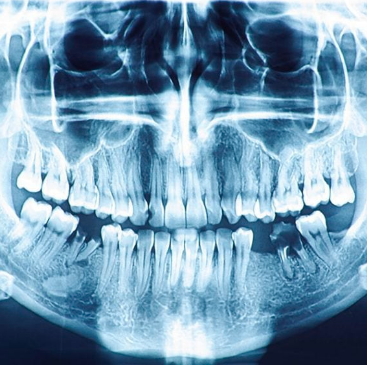
#> input picture lab9/zeby.png, 367 x 365 px
$ python lab9.py
#> lines starting #> are read from the running program, lines starting #| are printed output that depends on the picture; long printed decimals are rounded
from PIL import Image
import numpy as np
from PIL import ImageOps
from PIL import ImageStat as stat
import matplotlib.pyplot as plt


def statystyki(im):
    s = stat.Stat(im)
    print("extrema ", s.extrema)  # max i min
    print("count ", s.count)  # zlicza
    print("mean ", s.mean)  # srednia
    print("median ", s.median)  # mediana
    print("stddev ", s.stddev)  # odchylenie standardowe
    print("\n")


# zad 1
obraz = Image.open("zeby.png")
#> obraz is the input picture: PIL image 367x365 RGB; mean R, G, B 117.8, 156, 180.7
print(obraz.mode)
#| RGB
obraz1 = obraz.convert('L')
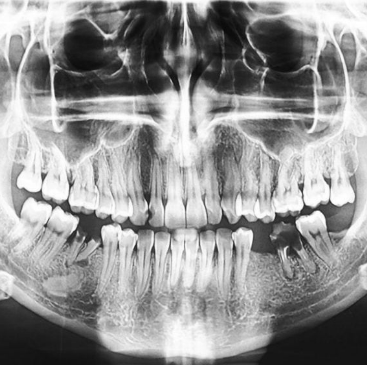
#> obraz1: PIL image 367x365 L; min 8, max 255, mean 147.4
print(obraz1.mode)
#| L


# zad 2
def histogram_norm(obraz):
    w, h = obraz.size
    N = w * h
    hist_norm = []
    histogram = obraz.histogram()
    for i in range(256):
        hist_norm.append(histogram[i] / N)
    return hist_norm


def histogram_cumul(histogram):
    hist_cumul = [histogram[0]]
    for i in range(1, 256):
        hist_cumul.append(hist_cumul[i - 1] + histogram[i])
    return hist_cumul


def histogram_equalization(im):
    hist = histogram_norm(im)
#> in histogram_norm, `histogram = obraz.histogram()`: histogram = 256 values, max 2003 at index 21, min 0 at index 0, mean 523.3
#> after the loop in histogram_norm, `for i in range(256):`: hist_norm = 256 values, max 0.015 at index 21, min 0 at index 0, mean 0.00391
    hist_cumulative = histogram_cumul(hist)
    im1 = im.point(lambda i: int(255 * hist_cumulative[i]))
    return im1


eq = histogram_equalization(obraz1)
#> in histogram_equalization, `hist = histogram_norm(im)`: hist has the same summary as hist_norm in histogram_norm
#> in histogram_cumul, `hist_cumul = [histogram[0]]`: hist_cumul = [0]
#> after the loop in histogram_cumul, `for i in range(1, 256):`: hist_cumul = 256 values from 0 to 1
#> in histogram_equalization, `im1 = im.point(lambda i: int(255 * hist_cumulative[i]))`:
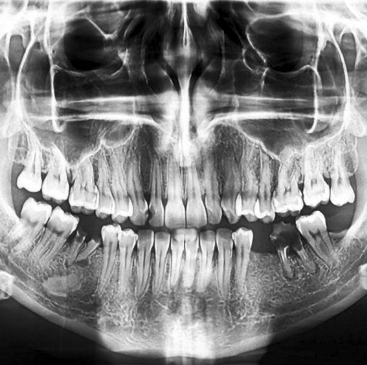
#> im1: PIL image 367x365 L; min 0, max 255, mean 127.6
eq.save("equalized.png")

histogram0 = obraz1.histogram()
#> histogram0 has the same summary as histogram in histogram_norm
histogram1 = histogram_norm(obraz1)
#> histogram1 has the same summary as hist_norm in histogram_norm
histogram2 = histogram_cumul(histogram1)
#> histogram2 = 256 values from 0 to 1
histogram3 = eq.histogram()
#> histogram3 = 256 values, max 2003 at index 7, min 0 at index 3, mean 523.3

plt.figure(figsize=(32, 16))
plt.subplot(2, 2, 1)
plt.title("histogram")
plt.bar(range(256), histogram0[:], color='b', alpha=0.8)
plt.axis('off')
plt.subplot(2, 2, 2)
plt.title("histogram znormalizowany")
plt.bar(range(256), histogram1[:], color='b', alpha=0.8)
plt.axis('off')
plt.subplot(2, 2, 3)
plt.title("histogram skumulowany")
plt.bar(range(256), histogram2[:], color='b', alpha=0.8)
plt.axis('off')
plt.subplot(2, 2, 4)
plt.title("histogram - po wyrównaniu")
plt.bar(range(256), histogram3[:], color='b', alpha=0.8)
plt.axis('off')
plt.subplots_adjust(wspace=0.05, hspace=0.05)
plt.tight_layout()
plt.savefig("fig1.png")
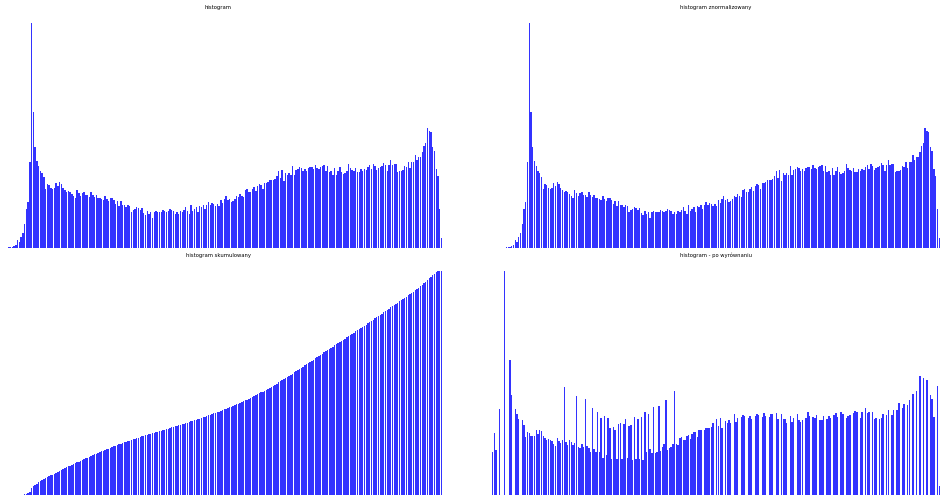
#> figure drawn by matplotlib, 4 panels
plt.show()

print("Statystyki obraz1:")
print(statystyki(obraz1))
#| extrema  [(8, 255)]
#| count  [133955]
#| mean  [147.370]
#| median  [162]
#| stddev  [73.087]
#| None
print("Statystyki obraz1 (po wyrównaniu):")
print(statystyki(eq))
#| extrema  [(0, 255)]
#| count  [133955]
#| mean  [127.582]
#| median  [128]
#| stddev  [73.707]
#| None

# zad 3
imEq = ImageOps.equalize(obraz1)
imEq.save("equalized1.png")

print("Statystyki obraz1 (wyrównanie, funkcja equalize):")
print(statystyki(imEq))
#| extrema  [(0, 255)]
#| count  [133955]
#| mean  [127.222]
#| median  [127]
#| stddev  [73.729]
#| None

plt.figure(figsize=(32, 16))
plt.subplot(1, 3, 1)
plt.title("obraz wejściowy")
plt.imshow(obraz1, "gray")
plt.axis('off')
plt.subplot(1, 3, 2)
plt.title("equalized")
plt.imshow(eq, "gray")
plt.axis('off')
plt.subplot(1, 3, 3)
plt.title("equalized1")
plt.imshow(imEq, "gray")
plt.axis('off')
plt.subplots_adjust(wspace=0.05, hspace=0.05)
plt.tight_layout()
plt.savefig("fig2.png")
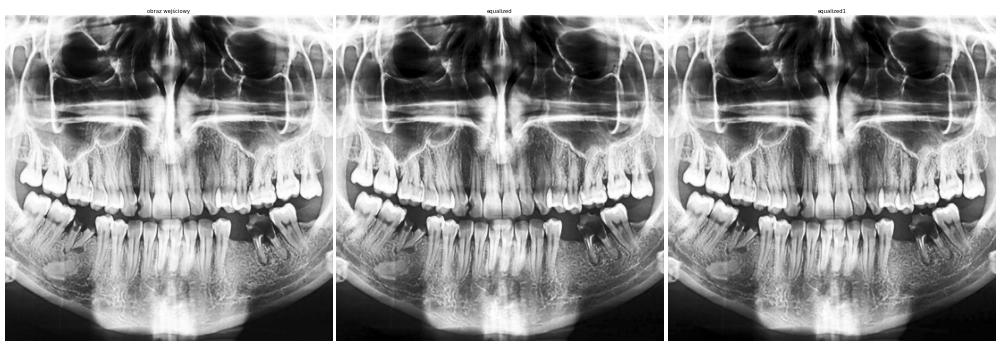
#> figure drawn by matplotlib, 3 panels
plt.show()


# zad 4
def konwertuj1(obraz, w_r, w_g, w_b):
    if not (w_r + w_g + w_b == 1 or 0 <= w_r <= 1 or 0 <= w_g <= 1 or 0 <= w_b <= 1):
        raise ValueError("Nieprawidłowe wagi kanałów")
    T = np.array(obraz)
    L = np.round(T[:, :, 0] * w_r + T[:, :, 1] * w_g + T[:, :, 2] * w_b).astype(np.uint8)
    return Image.fromarray(L, mode="L")


def konwertuj2(obraz, w_r, w_g, w_b):
    if not (w_r + w_g + w_b == 1 or 0 <= w_r <= 1 or 0 <= w_g <= 1 or 0 <= w_b <= 1):
        raise ValueError("Nieprawidłowe wagi kanałów")
    T = np.array(obraz)
    L = np.rint(T[:, :, 0] * w_r + T[:, :, 1] * w_g + T[:, :, 2] * w_b).astype(np.uint8)
    return Image.fromarray(L, mode="L")


#> (the run stopped early here; a loop or call above may not have finished)
